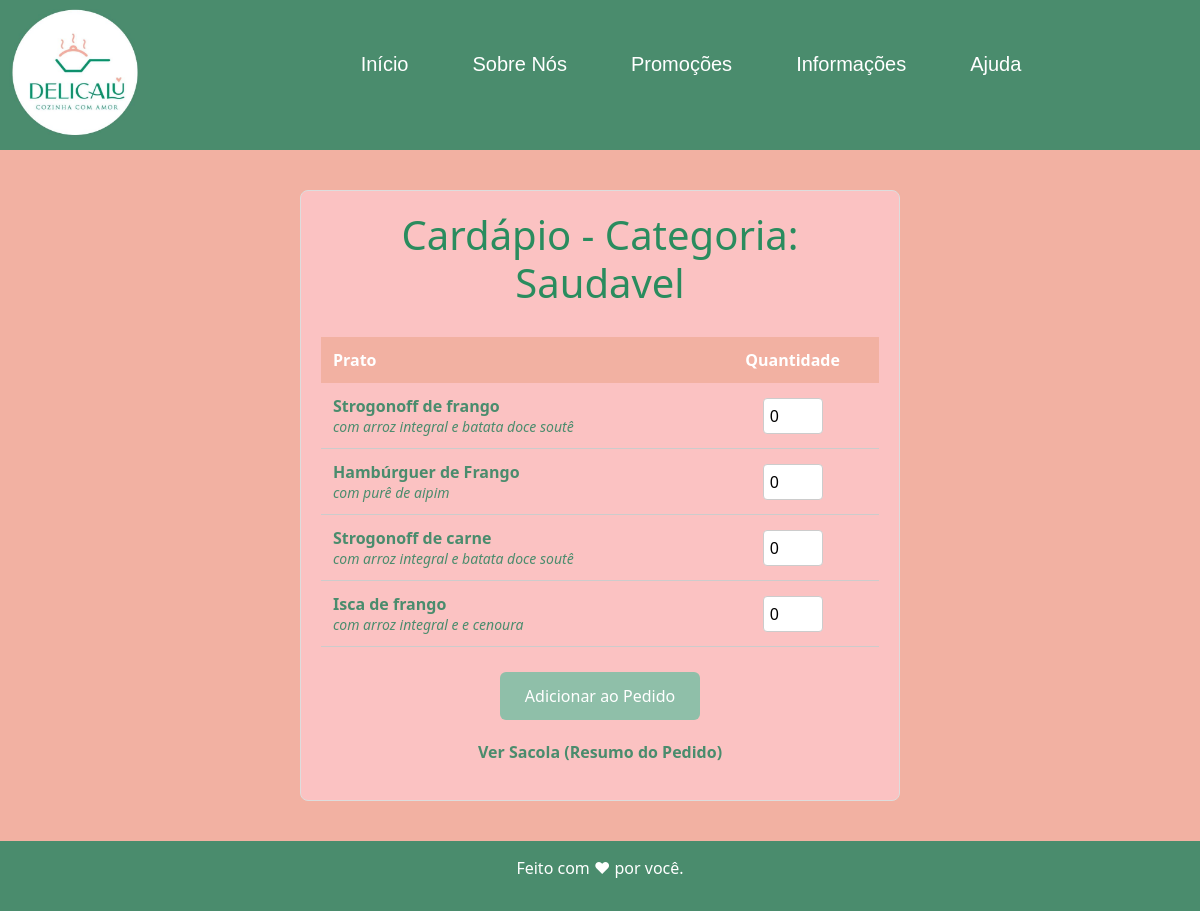
Page /cardapio/saudavel/ on the committed database.
### clientes/models.py (models this page shows, shortened)
class Cardapio(models.Model):
    principal = models.CharField(max_length=100)
    acompanhamento = models.CharField(max_length=100)
    categoria = models.CharField(
max_length=20,
        choices=[('comum', 'Comum'), ('saudavel', 'Saudável'), ('low_carb', 'Low Carb')]
    )

### clientes/views.py (the view)
# urls.py: path('cardapio/<str:categoria>/', cardapio_categoria, name='cardapio_categoria'),
def cardapio_categoria(request, categoria):
    pratos = Cardapio.objects.filter(categoria=categoria)
    return render(request, 'cardapio.html', {'categoria': categoria, 'pratos': pratos})

### clientes/templates/cardapio.html (shortened to what this page needs)
{% extends 'base.html' %}
{% block content %}
<div style="max-width: 600px; margin: 40px auto; padding: 20px; border: 1px solid #ddd; border-radius: 8px; background: #fbc2c2;">
  <h1 style="text-align: center; color: #2A8C5E; margin-bottom: 30px;">
    Cardápio - Categoria: {{ categoria|title }}
  </h1>
  <form method="post" action="{% url 'adicionar_ao_pedido' %}">
    <table style="width: 100%; border-collapse: collapse;"
      <thead>
        <tr style="background-color: #F2B1A2; color: white;">
          <th style="padding: 12px; text-align: left;">Prato</th>
          <th style="padding: 12px; text-align: center;">Quantidade</th>
        </tr>
      <tbody>
        {% for prato in pratos %}
        <tr style="border-bottom: 1px solid #ccc;">
          <td style="padding: 12px; color: #4A8C6D;" >
            <strong>{{ prato.principal }}</strong><br>
            <small><em>{{ prato.acompanhamento }}</em></small>
          </td>
          <td style="padding: 12px; text-align: center;">
            <input type="number" name="quantidade_{{ prato.id }}" min="0" value="0" style="width: 60px; padding: 6px; border: 1px solid #ccc; border-radius: 4px;">
          </td>
        </tr>
        {% endfor %}
      </tbody>
    </table>
    <div style="text-align: center; margin-top: 25px;">
      <button type="submit" style="background-color: #8FBFA9; color: white; border: none; padding: 12px 25px; font-size: 16px; border-radius: 6px; cursor: pointer; transition: background-color 0.3s ease;">
        Adicionar ao Pedido
      </button>
    </div>
  </form>
  <p style="text-align: center; margin-top: 20px;">
    <a href="{% url 'resumo_pedido' %}" style="color: #4A8C6D; font-weight: bold; text-decoration: none;">
      Ver Sacola (Resumo do Pedido)
    </a>
  </p>
</div>
{% endblock %}

### clientes/static/css/clientes.css (style rules this page uses)
* { margin: 0; border: 0; padding: 0; }
body { background-color: #f2b1a2; }
body { min-height: 100vh; display: flex; flex-direction: column; margin: 0; }

### rows in the picture
Cardapio: principal "Strogonoff de frango", acompanhamento "com arroz integral e batata doce soutê"
Cardapio: principal "Hambúrguer de Frango", acompanhamento "com purê de aipim"
Cardapio: principal "Strogonoff de carne", acompanhamento "com arroz integral e batata doce soutê"
Cardapio: principal "Isca de frango", acompanhamento "com arroz integral e e cenoura"

### other values in the picture
{{ categoria|title }} "Saudavel"
